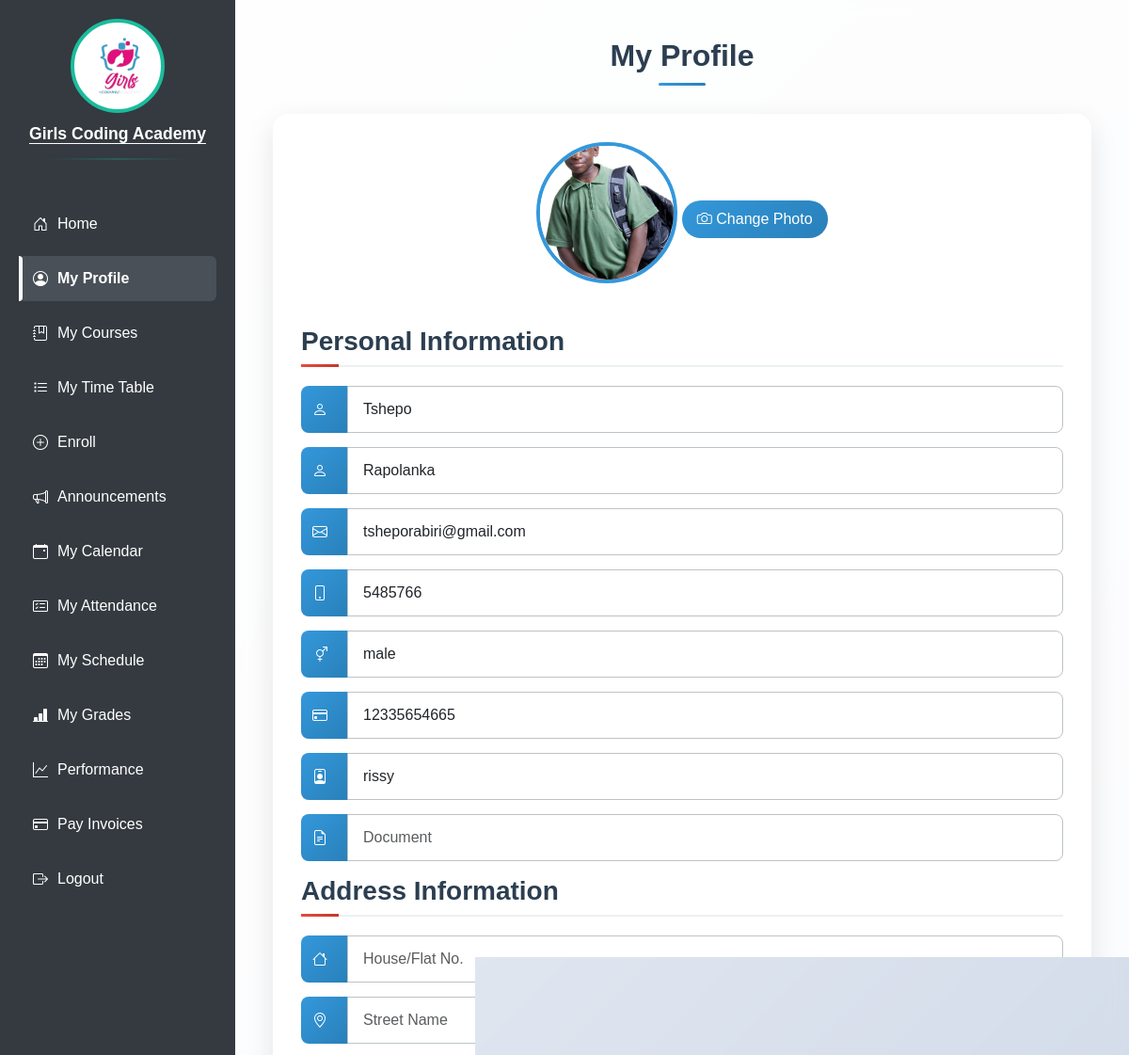
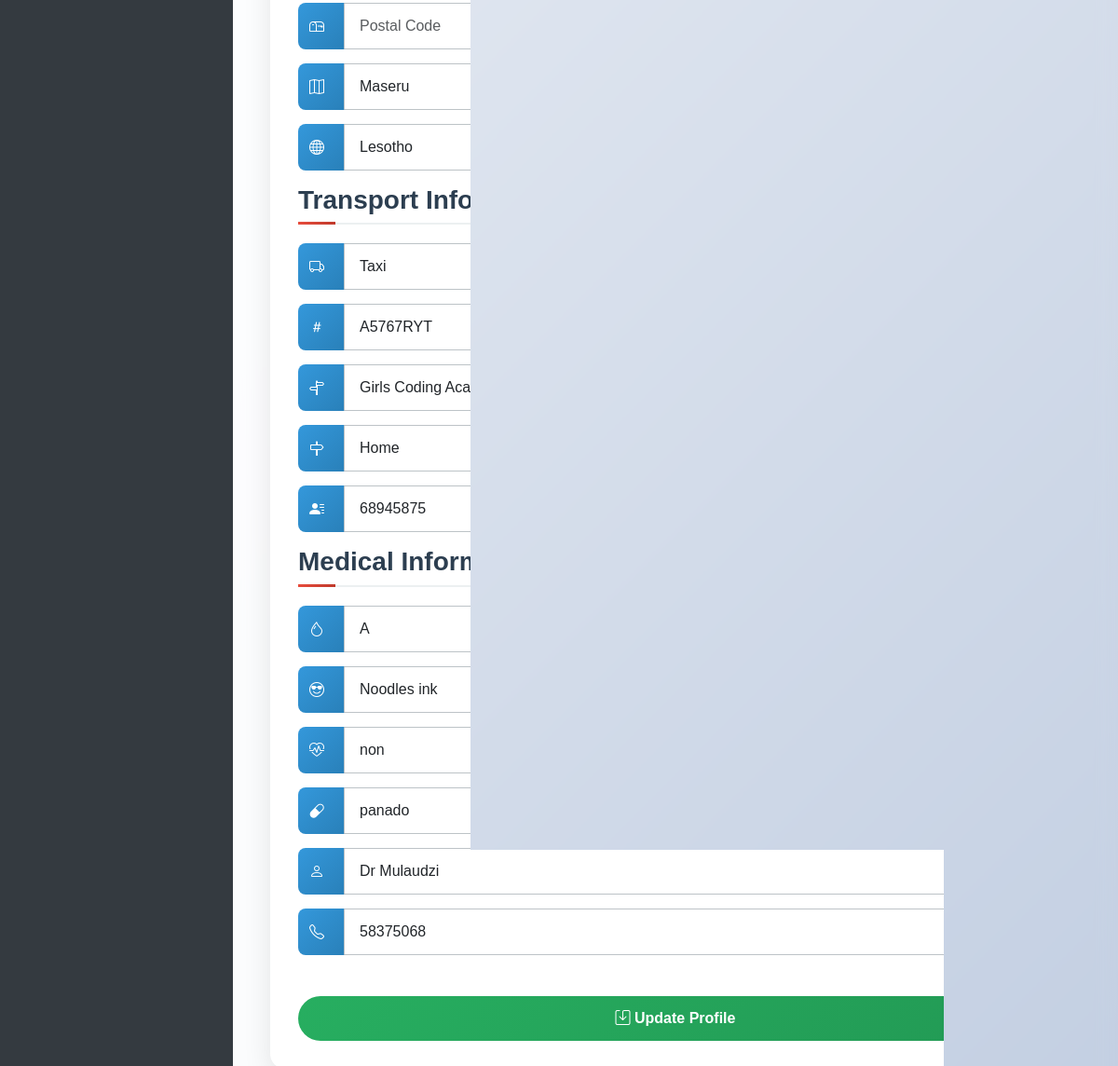
The app's page /student_profile.php (signed in) with its own data (2 pictures, top to bottom).
### tables this page shows
CREATE TABLE `users` (
  `user_id` int(11) NOT NULL AUTO_INCREMENT,
  `firstName` varchar(100) DEFAULT NULL,
  `lastName` varchar(100) DEFAULT NULL,
  `email` varchar(100) DEFAULT NULL,
  `password` varchar(255) DEFAULT NULL,
  `username` varchar(50) DEFAULT NULL,
  `role` varchar(20) DEFAULT NULL,
  `gender` varchar(10) DEFAULT NULL,
  `dob` date DEFAULT NULL,
  `IDNumber` varchar(20) DEFAULT NULL,
  `phone` varchar(20) DEFAULT NULL,
  `document` varchar(255) DEFAULT NULL,
  `status` varchar(20) DEFAULT NULL,
  `address_id` int(11) DEFAULT NULL,
  `created_at` datetime DEFAULT NULL,
  `updated_at` datetime DEFAULT NULL,
  `reset_token` varchar(255) DEFAULT NULL,
  `reset_token_expiry` datetime DEFAULT NULL,
  `deleted_at` datetime DEFAULT NULL,
  PRIMARY KEY (`user_id`),
  UNIQUE KEY `email` (`email`),
  UNIQUE KEY `username` (`username`),
  KEY `address_id` (`address_id`),
  KEY `idx_reset_token` (`reset_token`),
  CONSTRAINT `users_ibfk_1` FOREIGN KEY (`address_id`) REFERENCES `addresses` (`address_id`)
);

CREATE TABLE `students` (
  `student_id` int(11) NOT NULL AUTO_INCREMENT,
  `student_number` varchar(50) DEFAULT NULL,
  `user_id` int(11) NOT NULL,
  `photo` varchar(255) DEFAULT NULL,
  PRIMARY KEY (`student_id`),
  UNIQUE KEY `student_number` (`student_number`),
  KEY `user_id` (`user_id`),
  CONSTRAINT `students_ibfk_1` FOREIGN KEY (`user_id`) REFERENCES `users` (`user_id`) ON DELETE CASCADE
);

CREATE TABLE `addresses` (
  `address_id` int(11) NOT NULL AUTO_INCREMENT,
  `address1` varchar(255) DEFAULT NULL,
  `streetName` varchar(255) DEFAULT NULL,
  `postalCode` varchar(20) DEFAULT NULL,
  `district` varchar(100) DEFAULT NULL,
  `country` varchar(100) DEFAULT NULL,
  `created_at` datetime DEFAULT NULL,
  `updated_at` datetime DEFAULT NULL,
  PRIMARY KEY (`address_id`),
  KEY `idx_address_lookup` (`address1`(100),`streetName`(100),`postalCode`,`district`(50),`country`(50))
);

CREATE TABLE `student_transport_info` (
  `transport_id` int(11) NOT NULL AUTO_INCREMENT,
  `student_id` int(11) NOT NULL,
  `transport_mode` varchar(50) DEFAULT NULL,
  `route_number` varchar(50) DEFAULT NULL,
  `pick_up_point` varchar(100) DEFAULT NULL,
  `drop_off_point` varchar(100) DEFAULT NULL,
  `guardian_contact` varchar(50) DEFAULT NULL,
  `transport_image` varchar(255) DEFAULT NULL,
  `created_at` timestamp NOT NULL DEFAULT current_timestamp(),
  `updated_at` timestamp NOT NULL DEFAULT current_timestamp() ON UPDATE current_timestamp(),
  PRIMARY KEY (`transport_id`),
  KEY `student_id` (`student_id`),
  CONSTRAINT `student_transport_info_ibfk_1` FOREIGN KEY (`student_id`) REFERENCES `students` (`student_id`) ON DELETE CASCADE
);

CREATE TABLE `student_medical_info` (
  `medical_id` int(11) NOT NULL AUTO_INCREMENT,
  `student_id` int(11) NOT NULL,
  `blood_type` varchar(5) DEFAULT NULL,
  `allergies` varchar(255) DEFAULT NULL,
  `chronic_conditions` varchar(255) DEFAULT NULL,
  `medications` varchar(255) DEFAULT NULL,
  `emergency_contact_name` varchar(100) DEFAULT NULL,
  `emergency_contact_phone` varchar(20) DEFAULT NULL,
  `created_at` timestamp NOT NULL DEFAULT current_timestamp(),
  `updated_at` timestamp NOT NULL DEFAULT current_timestamp() ON UPDATE current_timestamp(),
  PRIMARY KEY (`medical_id`),
  KEY `student_id` (`student_id`),
  CONSTRAINT `student_medical_info_ibfk_1` FOREIGN KEY (`student_id`) REFERENCES `students` (`student_id`) ON DELETE CASCADE
);

### student_profile.php (the view, shortened to what this page needs)
<?php
include("student_navigation.php");
$user_id = $_SESSION['user_id'];
$stmt = $conn->prepare("
    SELECT u.user_id, u.firstName, u.lastName, u.email, u.phone, u.gender, u.IDNumber,
           u.username, u.document, a.address_id, a.address1, a.streetName, a.postalCode, a.district, a.country, s.student_id, s.photo
    FROM users u
    LEFT JOIN addresses a ON u.address_id = a.address_id
    LEFT JOIN students s ON s.user_id = u.user_id
    WHERE u.user_id = ?
");
$stmt->bind_param("i", $user_id);
$stmt->execute();
$student = $stmt->get_result()->fetch_assoc();
$student_id = $student['student_id'] ?? null;
$medical = [];
if ($student_id) {
    $stmt_med = $conn->prepare("SELECT * FROM student_medical_info WHERE student_id = ?");
    $stmt_med->bind_param("i", $student_id);
    $stmt_med->execute();
    $medical = $stmt_med->get_result()->fetch_assoc();
}
$transport = [];
if ($student_id) {
    $stmt_tr = $conn->prepare("SELECT * FROM student_transport_info WHERE student_id = ?");
    $stmt_tr->bind_param("i", $student_id);
    $stmt_tr->execute();
    $transport = $stmt_tr->get_result()->fetch_assoc();
}
?>
<!DOCTYPE html>
<html lang="en">
<head>
<link href="https://cdn.jsdelivr.net/npm/bootstrap@5.3.0/dist/css/bootstrap.min.css" rel="stylesheet" />
<link href="https://cdn.jsdelivr.net/npm/bootstrap-icons/font/bootstrap-icons.css" rel="stylesheet" />
</head>
<body>
<div class="container-flex">
    <main class="content" role="main">
        <h2>My Profile</h2>
        <form method="POST" enctype="multipart/form-data">
            <div class="profile-photo-container">
                <img src="<?= !empty($student['photo']) ? htmlspecialchars($student['photo']) : 'admin.png'; ?>" alt="Student Photo" />
                <label for="photoInput"><i class="bi bi-camera"></i> Change Photo</label>
            </div>
            <h3>Personal Information</h3>
            <div class="input-group">
                <span class="input-group-text"><i class="bi bi-person"></i></span>
                <input type="text" class="form-control" name="firstName" placeholder="First Name" value="<?= htmlspecialchars($student['firstName'] ?? '') ?>" required />
            </div>
            <div class="input-group">
                <span class="input-group-text"><i class="bi bi-person"></i></span>
                <input type="text" class="form-control" name="lastName" placeholder="Last Name" value="<?= htmlspecialchars($student['lastName'] ?? '') ?>" required />
            </div>
            <div class="input-group">
                <span class="input-group-text"><i class="bi bi-envelope"></i></span>
                <input type="email" class="form-control" name="email" placeholder="Email" value="<?= htmlspecialchars($student['email'] ?? '') ?>" required />
            </div>
            <div class="input-group">
                <span class="input-group-text"><i class="bi bi-phone"></i></span>
                <input type="text" class="form-control" name="phone" placeholder="Phone" value="<?= htmlspecialchars($student['phone'] ?? '') ?>" />
            </div>
            <div class="input-group">
                <span class="input-group-text"><i class="bi bi-gender-ambiguous"></i></span>
                <input type="text" class="form-control" name="gender" placeholder="Gender" value="<?= htmlspecialchars($student['gender'] ?? '') ?>" />
            </div>
            <div class="input-group">
                <span class="input-group-text"><i class="bi bi-credit-card"></i></span>
                <input type="text" class="form-control" name="IDNumber" placeholder="ID Number" value="<?= htmlspecialchars($student['IDNumber'] ?? '') ?>" />
            </div>
            <div class="input-group">
                <span class="input-group-text"><i class="bi bi-person-badge"></i></span>
                <input type="text" class="form-control" name="username" placeholder="Username" value="<?= htmlspecialchars($student['username'] ?? '') ?>" />
            </div>
            <div class="input-group">
                <span class="input-group-text"><i class="bi bi-file-earmark-text"></i></span>
                <input type="text" class="form-control" name="document" placeholder="Document" value="<?= htmlspecialchars($student['document'] ?? '') ?>" />
            </div>
            <h3>Address Information</h3>
            <?php
            $address_fields = ['address1'=>'House/Flat No.', 'streetName'=>'Street Name', 'postalCode'=>'Postal Code', 'district'=>'District', 'country'=>'Country'];
            $icons = ['address1'=>'bi-house', 'streetName'=>'bi-geo-alt', 'postalCode'=>'bi-mailbox', 'district'=>'bi-map', 'country'=>'bi-globe'];
            foreach($address_fields as $field=>$label): ?>
            <div class="input-group">
                <span class="input-group-text"><i class="bi <?= $icons[$field] ?>"></i></span>
                <input type="text" class="form-control" name="<?= $field ?>" placeholder="<?= $label ?>" value="<?= htmlspecialchars($student[$field] ?? '') ?>" />
            </div>
            <?php endforeach; ?>
            <h3>Transport Information</h3>
            <?php
            $transport_fields = ['transport_mode'=>'Transport Mode','route_number'=>'Route Number','pick_up_point'=>'Pick-up Point','drop_off_point'=>'Drop-off Point','guardian_contact'=>'Guardian Contact'];
            $icons_tr = ['transport_mode'=>'bi-truck','route_number'=>'bi-hash','pick_up_point'=>'bi-signpost-split','drop_off_point'=>'bi-signpost','guardian_contact'=>'bi-person-lines-fill'];
            foreach($transport_fields as $field=>$label): ?>
            <div class="input-group">
                <span class="input-group-text"><i class="bi <?= $icons_tr[$field] ?>"></i></span>
                <input type="text" class="form-control" name="<?= $field ?>" placeholder="<?= $label ?>" value="<?= htmlspecialchars($transport[$field] ?? '') ?>" />
            </div>
            <?php endforeach; ?>
            <h3>Medical Information</h3>
            <?php
            $medical_fields = ['blood_type'=>'Blood Type','allergies'=>'Allergies','chronic_conditions'=>'Chronic Conditions','medications'=>'Medications','emergency_contact_name'=>'Emergency Contact Name','emergency_contact_phone'=>'Emergency Contact Phone'];
            $icons_med = ['blood_type'=>'bi-droplet','allergies'=>'bi-emoji-sunglasses','chronic_conditions'=>'bi-heart-pulse','medications'=>'bi-capsule','emergency_contact_name'=>'bi-person','emergency_contact_phone'=>'bi-telephone'];
            foreach($medical_fields as $field=>$label): ?>
            <div class="input-group">
                <span class="input-group-text"><i class="bi <?= $icons_med[$field] ?>"></i></span>
                <input type="text" class="form-control" name="<?= $field ?>" placeholder="<?= $label ?>" value="<?= htmlspecialchars($medical[$field] ?? '') ?>" />
            </div>
            <?php endforeach; ?>
            <div class="text-center mt-4">
                <button type="submit"><i class="bi bi-save"></i> Update Profile</button>
            </div>
        </form>
    </main>
</div>
</body>
</html>

### student_profile.php (style rules this page uses)
body { font-family: Arial, sans-serif; background: linear-gradient(135deg, #f5f7fa 0%, #c3cfe2 100%); margin: 0; padding: 0; min-height: 100vh; }
.container-flex { display: flex; min-height: 100vh; }
main.content { flex: 1; padding: 40px; overflow-y: auto; background: rgba(255,255,255,0.9); backdrop-filter: blur(10px); margin-left: 250px; }
h2 { margin-bottom: 30px; color: #2c3e50; font-weight: 600; text-align: center; position: relative; }
h2::after { content: ''; display: block; width: 50px; height: 3px; background: linear-gradient(90deg, #3498db, #2980b9); margin: 10px auto 0; border-radius: 2px; }
form { max-width: 100%; margin: auto; background: white; padding: 30px; border-radius: 16px; box-shadow: 0 10px 30px rgba(0,0,0,0.1); }
.profile-photo-container { text-align: center; margin-bottom: 30px; }
.profile-photo-container img { width: 150px; height: 150px; border-radius: 50%; border: 4px solid #3498db; object-fit: cover; margin-bottom: 15px; transition: transform 0.3s ease, box-shadow 0.3s ease; }
.profile-photo-container label { display: inline-block; padding: 8px 16px; background: linear-gradient(135deg, #3498db, #2980b9); color: white; border-radius: 25px; cursor: pointer; transition: all 0.3s ease; font-weight: 500; }
form h3 { margin-bottom: 20px; color: #2c3e50; font-weight: 600; border-bottom: 2px solid #ecf0f1; padding-bottom: 8px; position: relative; }
form h3::before { content: ''; position: absolute; left: 0; bottom: -2px; width: 40px; height: 3px; background: linear-gradient(90deg, #e74c3c, #c0392b); }
.input-group { margin-bottom: 15px; }
.input-group-text { background: linear-gradient(135deg, #3498db, #2980b9); color: white; border: none; border-radius: 8px 0 0 8px; min-width: 50px; }
.form-control { border-radius: 0 8px 8px 0; border: 1px solid #bdc3c7; padding: 12px 16px; transition: border-color 0.3s ease, box-shadow 0.3s ease; width: 100%; }
button[type="submit"] { background: linear-gradient(135deg, #27ae60, #229954); color: white; padding: 12px 30px; border: none; border-radius: 25px; cursor: pointer; transition: all 0.3s ease; font-weight: 600; width: 100%; margin-top: 20px; }

### records on screen
users: students.photo (picture), firstName "Tshepo", lastName "Rapolanka", email "tsheporabiri@gmail.com", phone "5485766", gender "male", IDNumber "12335654665", username "rissy", district "Maseru", country "Lesotho"
student_transport_info: transport_mode "Taxi", route_number "A5767RYT", pick_up_point "Girls Coding Academy", drop_off_point "Home", guardian_contact "68945875"
student_medical_info: blood_type "A", allergies "Noodles ink", chronic_conditions "non", medications "panado", emergency_contact_name "Dr Mulaudzi", emergency_contact_phone "58375068"
